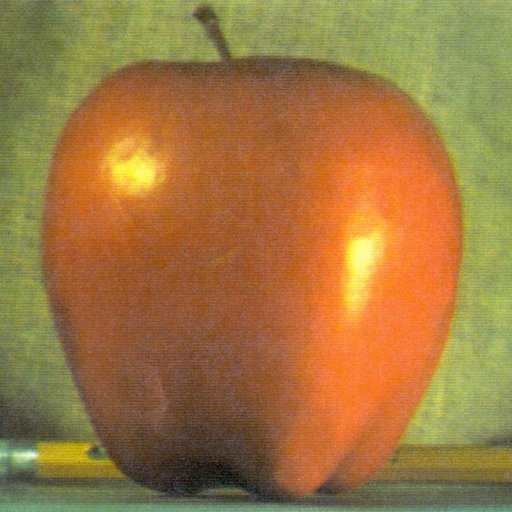
#> input picture Image_processing_py_codes/apple.jpg, 512 x 512 px
$ python '6.Image_Gradients(Sobel,Scharr,Laplacian).py'
#> lines starting #> are read from the running program, lines starting #| are printed output that depends on the picture; after the words box and inside, x2 and y2 are one past the last pixel; in counts of white or black regions, pixels touching at a corner belong together
import cv2 as cv
import numpy as np
from matplotlib import pyplot as plt

#OpenCV provides three types of gradient filters or High-pass filters, Sobel, Scharr and Laplacian.

img = cv.imread('apple.jpg',0)
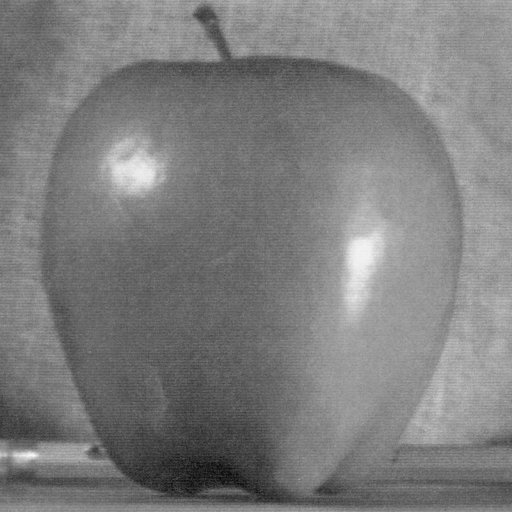
#> img: shape (512, 512); min 7, max 250, mean 125.2
cv.imshow("original",img)
#Sobel operators is a joint Gausssian smoothing plus differentiation operation, so it is more resistant to noise. You can specify the direction of derivatives to be taken, vertical or horizontal (by the arguments, yorder and xorder respectively). You can also specify the size of kernel by the argument ksize. If ksize = -1, a 3x3 Scharr filter is used which gives better results than 3x3 Sobel filter
#dst = cv.Sobel( src, ddepth, dx, dy[, dst[, ksize[, scale[, delta[, borderType]]]]] )
#Calculates the first, second, third, or mixed image derivatives using an extended Sobel operator.
#In all cases except one, the ksize×ksize separable kernel is used to calculate the derivative. When ksize = 1, the 3×1 or 1×3 kernel is used (that is, no Gaussian smoothing is done). ksize = 1 can only be used for the first or the second x- or y- derivatives.
#There is also the special value ksize = CV_SCHARR (-1) that corresponds to the 3×3 Scharr filter that may give more accurate results than the 3×3 Sobel.
#ddepth	output image depth, see combinations; in the case of 8-bit input images it will result in truncated derivatives.
#dx	order of the derivative x.
#dy	order of the derivative y.
#ksize	size of the extended Sobel kernel; it must be 1, 3, 5, or 7.
#scale	optional scale factor for the computed derivative values; by default, no scaling is applied (see cv::getDerivKernels for details).
#The function calculates an image derivative by convolving the image with the appropriate kernel: dst=∂xorder+yorder(src)/(∂xxorder*∂yyorder)

sobelx = cv.Sobel(img,cv.CV_8U,1,0,ksize=3)
sobely = cv.Sobel(img,cv.CV_8U,0,1,ksize=3)

cv.imshow("sobelx_8U",sobelx)
cv.imshow("sobely_8U",sobely)

#The function calculates the Laplacian of the source image by adding up the second x and y derivatives calculated using the Sobel operator:
#dst = Δsrc = ∂2src/∂x2 + ∂2src/∂y2
#This is done when ksize > 1. When ksize == 1, the Laplacian is computed by filtering the image with the following 3×3 aperture: [[0,1,0],[1,−4,1],[0,1,0]]
# dst = cv.Laplacian( src, ddepth[, dst[, ksize[, scale[, delta[, borderType]]]]] )

Laplacian = cv.Laplacian(img,cv.CV_8U)

cv.imshow("Laplacian_8U",Laplacian)

#Calculates the first x- or y- image derivative using Scharr operator.
#The function computes the first x- or y- spatial image derivative using the Scharr operator.
#dst = cv.Scharr( src, ddepth, dx, dy[, dst[, scale[, delta[, borderType]]]])

Scharr = cv.Scharr(img,cv.CV_8U,1,0)
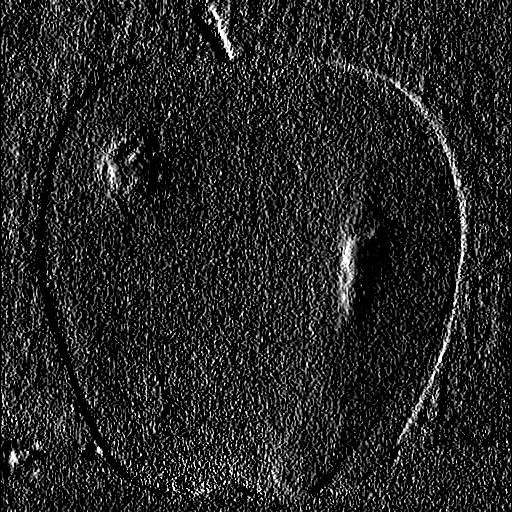
#> Scharr: shape (512, 512); min 0, max 255, mean 36.6

cv.imshow("Scharr_8U",Scharr)

####In our last example, output datatype is cv.CV_8U or np.uint8. But there is a slight problem with that. Black-to-White transition is taken as Positive slope (it has a positive value) while White-to-Black transition is taken as a Negative slope (It has negative value). So when you convert data to np.uint8, all negative slopes are made zero. In simple words, you miss that edge.
####If you want to detect both edges, better option is to keep the output datatype to some higher forms, like cv.CV_16S, cv.CV_64F etc, take its absolute value and then convert back to cv.CV_8U.

#Output dtype = cv.CV_64F. Then take its absolute and convert to cv.CV_8U
sobelx_64F =  cv.Sobel(img,cv.CV_64F,1,0,ksize=3)
sobely_64F =  cv.Sobel(img,cv.CV_64F,0,1,ksize=3)
Laplacian_64F = cv.Laplacian(img,cv.CV_64F)
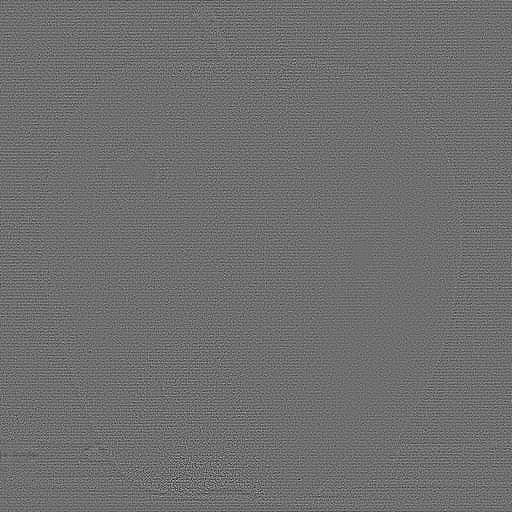
#> Laplacian_64F: shape (512, 512) float64; min -113, max 146, mean 0; drawn with min black and max white

abs_sobelx_64F = np.absolute(sobelx_64F)
abs_sobely_64F = np.absolute(sobely_64F)
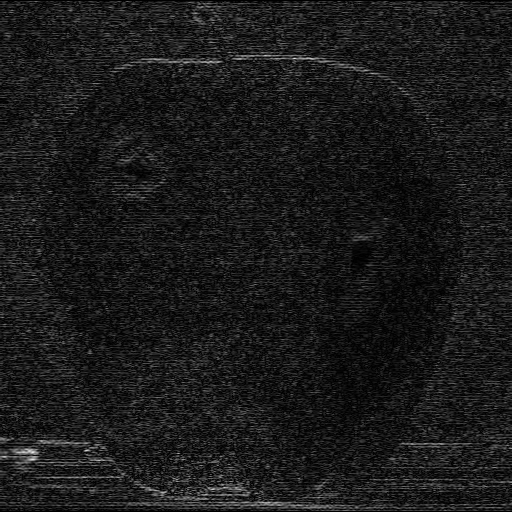
#> abs_sobely_64F: shape (512, 512) float64; min 0, max 233, mean 26.1
abs_Laplacian_64F = np.absolute(Laplacian_64F)

sobelx_conv = np.uint8(abs_sobelx_64F)
sobely_conv = np.uint8(abs_sobely_64F)
Laplacian_conv = np.uint8(abs_Laplacian_64F)

cv.imshow("sobelx_64F",sobelx_64F)
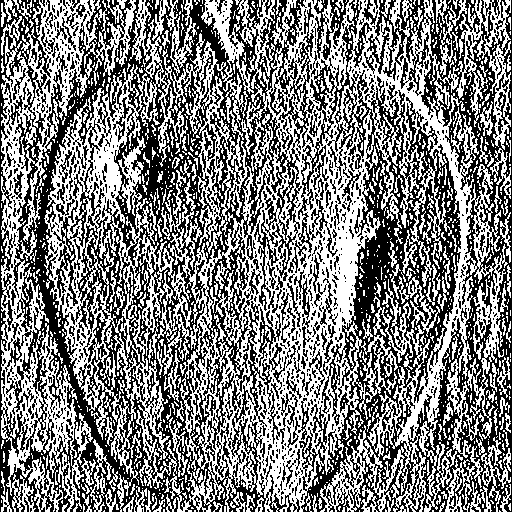
#> window 'sobelx_64F': shape (512, 512); 49.8% white in thin lines or dots
cv.imshow("sobely_64F",sobely_64F)
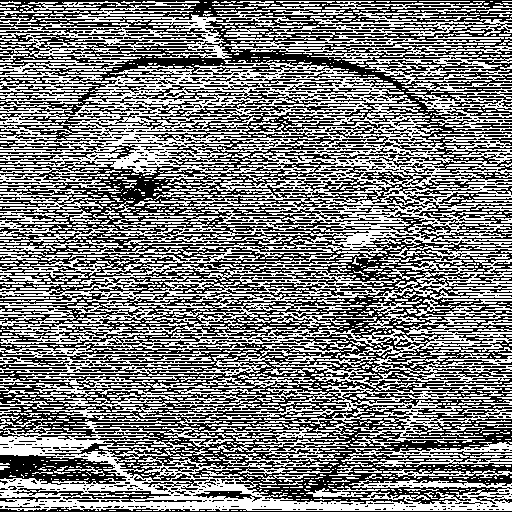
#> window 'sobely_64F': shape (512, 512); 49.3% white in thin lines or dots
cv.imshow("Laplacian_64F",Laplacian_64F)
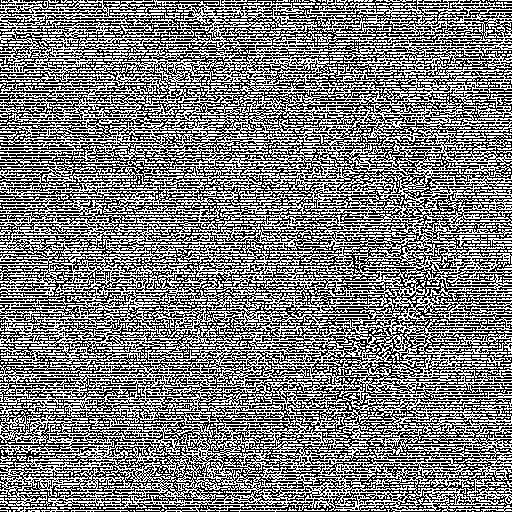
#> window 'Laplacian_64F': shape (512, 512); 48.6% white in thin lines or dots
cv.imshow("sobelx_conv",sobelx_conv)
cv.imshow("sobely_conv",sobely_conv)
cv.imshow("Laplacian_conv",Laplacian_conv)

if cv.waitKey(0) & 0xFF == ord('c'): cv.destroyAllWindows()
